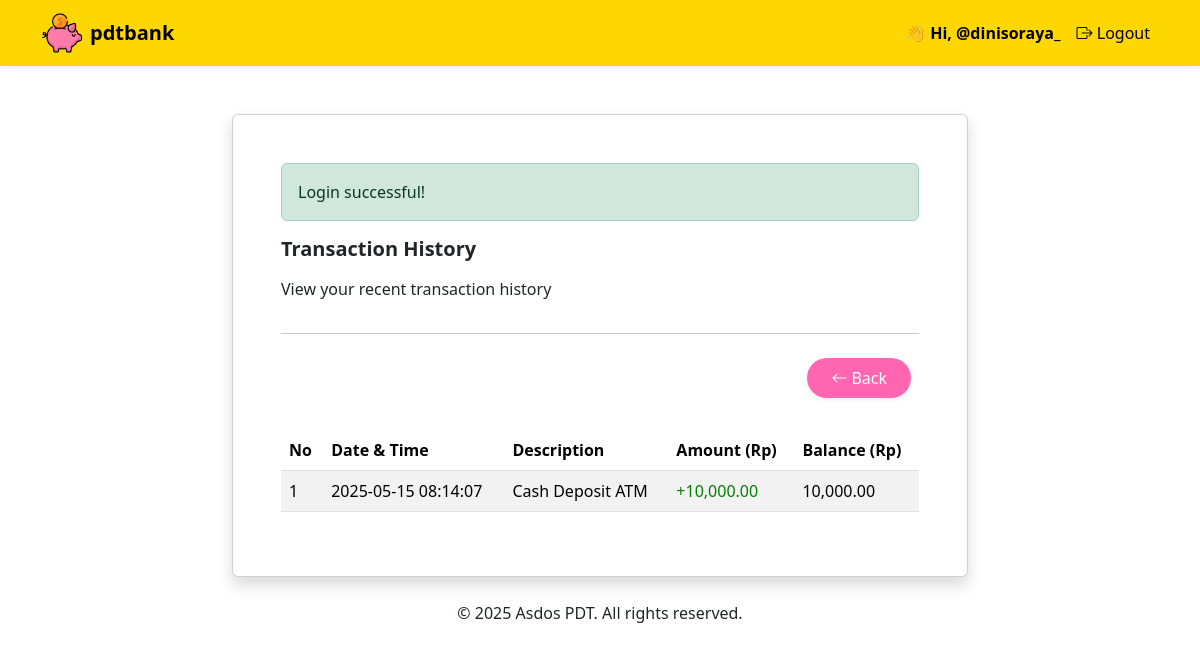
The app's page /history.php (signed in) with its own data.
### tables this page shows
CREATE TABLE transactions (
    id INT AUTO_INCREMENT PRIMARY KEY,
    transaction_id CHAR(36) NOT NULL UNIQUE,
    from_account VARCHAR(20) NOT NULL,
    to_account VARCHAR(20) NOT NULL,
    amount DECIMAL(15,2) NOT NULL,
    created_at TIMESTAMP DEFAULT CURRENT_TIMESTAMP
);

### init.php (called while the page is built, shortened)
<?php
require_once __DIR__ . '/config/helpers.php';
spl_autoload_register(function ($class) {
    $prefix = 'App\\';
    $base_dir = __DIR__ . '/App/';
    $len = strlen($prefix);
    $relative_class = substr($class, $len);
    $file = $base_dir . str_replace('\\', '/', $relative_class) . '.php';
});

### App/Models/Transaction.php (called while the page is built, shortened)
<?php
class Transaction
{
    private PDO $conn;
    private Account $accountModel;
    public function __construct(PDO $db)
    {
        $this->conn = $db;
        $this->accountModel = new Account($db);
    }
    public function getTransactionHistory(int $userId): array
    {
        $account = $this->accountModel->findByUserId($userId);
        $accountNumber = $account['account_number'];
        $stmt = $this->conn->prepare("CALL get_transaction_history(?)");
        $stmt->execute([$accountNumber]);
        return $stmt->fetchAll(PDO::FETCH_ASSOC);
    }
}

### App/Models/Account.php (called while the page is built, shortened)
<?php
class Account
{
    private PDO $conn;
    public function __construct(PDO $db)
    {
        $this->conn = $db;
    }
    public function findByUserId(int $userId): ?array
    {
        $stmt = $this->conn->prepare("SELECT * FROM accounts WHERE user_id = ?");
        $stmt->execute([$userId]);
        return $stmt->fetch(PDO::FETCH_ASSOC) ?: null;
    }
}

### config/helpers.php (called while the page is built, shortened)
<?php
function getFlash($type = 'success')
{
    if (!empty($_SESSION[$type])) {
        $message = $_SESSION[$type];
        return $message;
    }
    return null;
}

### history.php (the view, shortened to what this page needs)
<?php
require_once __DIR__ . '/init.php';
$db = (new Database())->getConnection();
$transactionModel = new \App\Models\Transaction($db);
$transactions = $transactionModel->getTransactionHistory($_SESSION['user_id']);
$title = "Transaction History";
$description = "View your recent transaction history";
?>
<div class="text-end">
    <a href="<?= BASE_URL ?>/home.php" class="btn btn-pink px-4 py-2 shadow-sm rounded-pill m-2">
        <i class="bi bi-arrow-left me-1"></i>Back
    </a>
</div>
<div class="table-responsive">
    <table class="table table-striped mt-4">
        <thead class="align-middle">
            <tr>
                <th>No</th>
                <th>Date & Time</th>
                <th class="table-description">Description</th>
                <th>Amount (Rp)</th>
                <th>Balance (Rp)</th>
            </tr>
        </thead>
        <tbody>
            <?php if (!empty($transactions)): ?>
                <?php foreach ($transactions as $index => $transaction): ?>
                    <tr>
                        <td><?= $index + 1 ?></td>
                        <td>
                            <?= htmlspecialchars($transaction['created_at'], ENT_QUOTES, 'UTF-8') ?>
                        </td>
                        <td class="table-description">
                            <?= htmlspecialchars($transaction['description'] ?? '-', ENT_QUOTES, 'UTF-8') ?>
                        </td>
                        <td style="color: <?= $transaction['net_change'] < 0 ? 'red' : 'green' ?>;">
                            <?= $transaction['net_change'] < 0
                                ? number_format($transaction['net_change'], 2)
                                : '+' . number_format($transaction['net_change'], 2)
                                ?>
                        </td>
                        <td>
                            <?= htmlspecialchars(number_format($transaction['balance_at_that_time'], 2), ENT_QUOTES, 'UTF-8') ?>
                        </td>
                    </tr>
                <?php endforeach; ?>
            <?php else: ?>
                <tr>
                    <td colspan="5" class="text-center">No transactions found</td>
                </tr>
            <?php endif; ?>
        </tbody>
    </table>
</div>
<?php
$content = ob_get_clean();
include __DIR__ . '/Views/layout/main.php';
?>

### Views/layout/header.php (shortened to what this page needs)
<!DOCTYPE html>
<html lang="en">
<head>
    <link href="https://cdn.jsdelivr.net/npm/bootstrap@5.3.3/dist/css/bootstrap.min.css" rel="stylesheet">
    <link href="https://cdn.jsdelivr.net/npm/bootstrap-icons@1.10.5/font/bootstrap-icons.css" rel="stylesheet">
    <link href="<?= BASE_URL ?>/assets/css/style.css" rel="stylesheet">
</head>
<body>
    <nav class="navbar navbar-expand-lg navbar-yellow shadow-sm sticky-top">
        <div class="container">
            <a class="navbar-brand d-flex align-items-center" href="<?= BASE_URL ?>/login.php">
                <img src="<?= BASE_URL ?>/assets/img/logo.png" alt="Logo" class="logo me-2">
                <span class="fw-bold">pdtbank</span>
            </a>
            <?php if (!empty($_SESSION['username'])): ?>
                <div class="collapse navbar-collapse" id="navbarContent">
                    <ul class="navbar-nav ms-auto">
                        <li class="nav-item">
                            <span class="nav-link fw-bold">👋 Hi, <?= htmlspecialchars($_SESSION['username']) ?></span>
                        </li>
                        <li class="nav-item">
                            <a class="nav-link" href="<?= BASE_URL ?>/logout.php"><i class="bi bi-box-arrow-right"></i>
                                Logout</a>
                        </li>
                    </ul>
                </div>
            <?php endif; ?>
        </div>
    </nav>

### Views/layout/main.php
<?php include __DIR__ . '/header.php'; ?>
<div class="container mt-5">
    <div class="row">
        <div class="col-md-10 col-lg-8 mx-auto text-start">
            <div class="card shadow p-4 p-md-5">
                <?php
                $successMessage = getFlash('success');
                $errorMessage = getFlash('error');
                ?>
                <?php if ($errorMessage): ?>
                    <div class="alert alert-danger">
                        <?= htmlspecialchars($errorMessage, ENT_QUOTES, 'UTF-8') ?>
                    </div>
                <?php elseif ($successMessage): ?>
                    <div class="alert alert-success">
                        <?= $successMessage ?>
                    </div>
                <?php endif; ?>
                <h5 class="fw-bold mb-3"><?= htmlspecialchars($title ?? '', ENT_QUOTES, 'UTF-8') ?></h5>
                <p><?= htmlspecialchars($description ?? '', ENT_QUOTES, 'UTF-8') ?></p>
                <hr class="my-3">
                <?= $content ?? ''; ?>
            </div>
        </div>
    </div>
</div>
<?php include __DIR__ . '/footer.php'; ?>

### Views/layout/footer.php (shortened to what this page needs)
<footer class="text-center py-4">
    &copy; 2025 Asdos PDT. All rights reserved.
</footer>
</body>
</html>

### assets/css/style.css (style rules this page uses)
.btn-pink { background-color: #ff66b2; color: white; border: none; transition: background-color 0.2s ease-in-out, box-shadow 0.2s; }
.navbar-yellow { background-color: #ffd700; }
.navbar-yellow .nav-link, .navbar-yellow .navbar-brand { color: #000 !important; }
.logo { height: 40px; width: auto; margin-right: 10px; }
.table-description { max-width: 300px; white-space: normal; word-break: break-word; }

### records on screen
transactions: created_at "2025-05-15 08:14:07", description "Cash Deposit ATM", net_change "10,000.00", balance_at_that_time "10,000.00"

### other values on screen
$_SESSION['username'] "@dinisoraya_"
$successMessage "Login successful!"
$title "Transaction History"
$description "View your recent transaction history"
